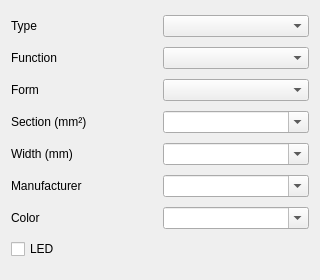
<?xml version="1.0" encoding="UTF-8"?>
<ui version="4.0">
 <class>TerminalPropertiesWidget</class>
 <widget class="QWidget" name="TerminalPropertiesWidget">
  <property name="geometry">
   <rect>
    <x>0</x>
    <y>0</y>
    <width>320</width>
    <height>280</height>
   </rect>
  </property>
  <property name="windowTitle">
   <string>Terminal</string>
  </property>
  <layout class="QGridLayout" name="gridLayout">
   <item row="0" column="0">
    <widget class="QLabel" name="label_type">
     <property name="text">
      <string>Type</string>
     </property>
    </widget>
   </item>
   <item row="0" column="1">
    <widget class="QComboBox" name="m_type_cb"/>
   </item>
   <item row="1" column="0">
    <widget class="QLabel" name="label_function">
     <property name="text">
      <string>Function</string>
     </property>
    </widget>
   </item>
   <item row="1" column="1">
    <widget class="QComboBox" name="m_function_cb"/>
   </item>
   <item row="2" column="0">
    <widget class="QLabel" name="label_form">
     <property name="text">
      <string>Form</string>
     </property>
    </widget>
   </item>
   <item row="2" column="1">
    <widget class="QComboBox" name="m_form_cb"/>
   </item>
   <item row="3" column="0">
    <widget class="QLabel" name="label_section">
     <property name="text">
      <string>Section (mm²)</string>
     </property>
    </widget>
   </item>
   <item row="3" column="1">
    <widget class="QComboBox" name="m_section_cb">
     <property name="editable">
      <bool>true</bool>
     </property>
    </widget>
   </item>
   <item row="4" column="0">
    <widget class="QLabel" name="label_width">
     <property name="text">
      <string>Width (mm)</string>
     </property>
    </widget>
   </item>
   <item row="4" column="1">
    <widget class="QComboBox" name="m_width_cb">
     <property name="editable">
      <bool>true</bool>
     </property>
    </widget>
   </item>
   <item row="5" column="0">
    <widget class="QLabel" name="label_manufacturer">
     <property name="text">
      <string>Manufacturer</string>
     </property>
    </widget>
   </item>
   <item row="5" column="1">
    <widget class="QComboBox" name="m_manufacturer_cb">
     <property name="editable">
      <bool>true</bool>
     </property>
    </widget>
   </item>
   <item row="6" column="0">
    <widget class="QLabel" name="label_color">
     <property name="text">
      <string>Color</string>
     </property>
    </widget>
   </item>
   <item row="6" column="1">
    <widget class="QComboBox" name="m_color_cb">
     <property name="editable">
      <bool>true</bool>
     </property>
    </widget>
   </item>
   <item row="7" column="0" colspan="2">
    <widget class="QCheckBox" name="m_led_cb">
     <property name="text">
      <string>LED</string>
     </property>
    </widget>
   </item>
  </layout>
 </widget>
 <resources/>
 <connections/>
</ui>
